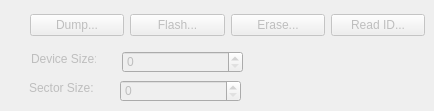
    <widget class="QWidget" name="tab_3">
     <attribute name="title">
      <string>SPI</string>
     </attribute>
     <widget class="QLabel" name="lblNorDeviceSize_4">
      <property name="enabled">
       <bool>false</bool>
      </property>
      <property name="geometry">
       <rect>
        <x>31</x>
        <y>51</y>
        <width>65</width>
        <height>16</height>
       </rect>
      </property>
      <property name="text">
       <string>Device Size:</string>
      </property>
      <property name="alignment">
       <set>Qt::AlignLeading|Qt::AlignLeft|Qt::AlignVCenter</set>
      </property>
     </widget>
     <widget class="BinSizeSpinBox" name="spNorDeviceSize_3">
      <property name="enabled">
       <bool>false</bool>
      </property>
      <property name="geometry">
       <rect>
        <x>122</x>
        <y>51</y>
        <width>121</width>
        <height>22</height>
       </rect>
      </property>
      <property name="keyboardTracking">
       <bool>false</bool>
      </property>
      <property name="maximum">
       <number>27</number>
      </property>
      <property name="singleStep">
       <number>1</number>
      </property>
     </widget>
     <widget class="QLabel" name="lblNorDeviceSize_5">
      <property name="enabled">
       <bool>false</bool>
      </property>
      <property name="geometry">
       <rect>
        <x>29</x>
        <y>80</y>
        <width>65</width>
        <height>16</height>
       </rect>
      </property>
      <property name="text">
       <string>Sector Size:</string>
      </property>
      <property name="alignment">
       <set>Qt::AlignLeading|Qt::AlignLeft|Qt::AlignVCenter</set>
      </property>
     </widget>
     <widget class="BinSizeSpinBox" name="spNorDeviceSize_4">
      <property name="enabled">
       <bool>false</bool>
      </property>
      <property name="geometry">
       <rect>
        <x>120</x>
        <y>80</y>
        <width>121</width>
        <height>22</height>
       </rect>
      </property>
      <property name="keyboardTracking">
       <bool>false</bool>
      </property>
      <property name="maximum">
       <number>27</number>
      </property>
      <property name="singleStep">
       <number>1</number>
      </property>
     </widget>
     <widget class="QWidget" name="layoutWidget">
      <property name="geometry">
       <rect>
        <x>30</x>
        <y>10</y>
        <width>395</width>
        <height>30</height>
       </rect>
      </property>
      <layout class="QHBoxLayout" name="horizontalLayout_2">
       <item>
        <widget class="QPushButton" name="pushButton">
         <property name="enabled">
          <bool>false</bool>
         </property>
         <property name="text">
          <string>Dump...</string>
         </property>
        </widget>
       </item>
       <item>
        <widget class="QPushButton" name="pushButton_2">
         <property name="enabled">
          <bool>false</bool>
         </property>
         <property name="text">
          <string>Flash...</string>
         </property>
        </widget>
       </item>
       <item>
        <widget class="QPushButton" name="pushButton_4">
         <property name="enabled">
          <bool>false</bool>
         </property>
         <property name="text">
          <string>Erase...</string>
         </property>
        </widget>
       </item>
       <item>
        <widget class="QPushButton" name="pushButton_3">
         <property name="enabled">
          <bool>false</bool>
         </property>
         <property name="text">
          <string>Read ID...</string>
         </property>
        </widget>
       </item>
      </layout>
     </widget>
    </widget>
